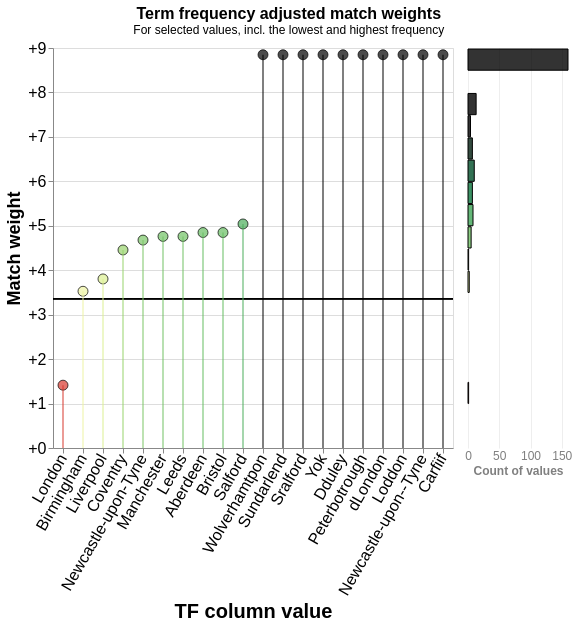

Source (notebook cell):
### Markdown cell above
## Visualise how term-frequency adjustments impact various columns in our model
When we looked at Skew earlier, we can see that `first_name`, `surname`, and `city` are all highly skewed distributions. To account for this in our model we can adjust the match weight based on the frequency at which we observe a given value in our dataset. For example "London" is a commonly observed value for `city`, and so we can slightly reduce the score for a match on that value compared to say "Swansea" or "Bristol".

The following plot shows us the top and bottom frequency values observed for the `city` column, and their associated adjustments in the model.

### Code cell
linker.visualisations.tf_adjustment_chart("city")

### Figure 1 — Vega-Lite specification as saved in the notebook (floating-point values rounded to 4 significant figures)
{"config": {"view": {"continuousWidth": 300, "continuousHeight": 300}, "params": [{"name": "gamma_sel", "bind": {"input": "select", "options": [1], "labels": ["Exact match on city (TF col: city)"], "name": "Gamma level:"}, "value": 1}]}, "hconcat": [{"layer": [{"mark": {"type": "point", "filled": true, "size": 100, "stroke": "black", "strokeWidth": 1}, "encoding": {"color": {"field": "log2_bf_tf", "scale": {"domain": [-2.5, 2.5], "scheme": "redyellowgreen"}, "title": "TF adjustment weight", "type": "quantitative"}, "tooltip": [{"field": "value", "title": "Value", "type": "nominal"}, {"field": "log2_bf", "format": "+.3", "title": "Match weight", "type": "quantitative"}, {"field": "log2_bf_tf", "format": "+.3", "title": "TF adjusted match weight", "type": "quantitative"}, {"field": "log2_bf_final", "format": "+.3", "title": "Final match weight", "type": "quantitative"}], "x": {"axis": {"labelAngle": -60, "labelFontSize": 16, "titleFontSize": 20}, "field": "value", "sort": {"field": "log2_bf_final", "order": "ascending"}, "title": "TF column value", "type": "nominal"}, "y": {"axis": {"format": "+", "labelFontSize": 16, "titleFontSize": 18, "values": [-5, -4, -3, -2, -1, 0, 1, 2, 3, 4, 5, 6, 7, 8, 9, 10, 11, 12, 13, 14, 15, 16, 17, 18, 19, 20]}, "field": "log2_bf_final", "title": "Match weight", "type": "quantitative"}}}, {"mark": "rule", "encoding": {"y": {"field": "log2_bf", "type": "quantitative"}}, "transform": [{"filter": "datum.gamma == gamma_sel"}]}, {"mark": {"type": "rule", "opacity": 0.5, "strokeWidth": 2}, "encoding": {"color": {"field": "log2_bf_tf", "legend": null, "scale": {"domain": [-2.5, 2.5], "scheme": "redyellowgreen"}, "title": "TF adjustment weight", "type": "quantitative"}, "x": {"field": "value", "sort": {"field": "log2_bf_final", "order": "ascending"}, "title": "TF column value", "type": "nominal"}, "y": {"field": "log2_bf_final", "type": "quantitative"}, "y2": {"type": "quantitative"}}, "transform": [{"filter": "datum.gamma == gamma_sel"}]}], "data": {"name": "data"}, "height": 400, "transform": [{"filter": "datum.gamma == gamma_sel"}], "width": {"step": 20}}, {"mark": {"type": "bar", "fillOpacity": 0.8, "filled": true, "stroke": "black", "strokeWidth": 1}, "data": {"name": "hist"}, "encoding": {"color": {"field": "log2_bf_tf", "legend": null, "scale": {"domain": [-2.5, 2.5], "scheme": "redyellowgreen"}, "title": "TF adjustment weight", "type": "quantitative"}, "tooltip": [{"field": "log2_bf_desc", "title": "Match weight"}, {"field": "count", "title": "Number of values"}], "x": {"axis": {"domain": false, "gridOpacity": 0.5, "labelAlign": "center", "labelFontSize": 12, "labelOpacity": 0.5, "labelOverlap": true, "ticks": false, "title": "Count of values", "titleFontSize": 12, "titleOpacity": 0.5}, "field": "count", "type": "quantitative"}, "y": {"axis": null, "bin": {"step": 0.5}, "field": "log2_bf_final", "type": "quantitative"}}, "transform": [{"filter": {"or": ["datum.gamma == gamma_sel", {"field": "gamma", "valid": false}]}}], "view": {"stroke": "transparent"}, "width": 100}], "datasets": {"data": [{"value": "Wolverhamtpon", "tf": 0.00123, "label_for_charts": "Exact match on city", "u_probability": 0.05515, "tf_col": "city", "tf_adjustment_weight": 1.0, "log2_bf": 3.361, "gamma": 1, "log2_bf_tf": 5.487, "log2_bf_final": 8.848, "most_freq_rank": 217, "least_freq_rank": 0}, {"value": "Sundarlend", "tf": 0.00123, "label_for_charts": "Exact match on city", "u_probability": 0.05515, "tf_col": "city", "tf_adjustment_weight": 1.0, "log2_bf": 3.361, "gamma": 1, "log2_bf_tf": 5.487, "log2_bf_final": 8.848, "most_freq_rank": 216, "least_freq_rank": 1}, {"value": "Sralford", "tf": 0.00123, "label_for_charts": "Exact match on city", "u_probability": 0.05515, "tf_col": "city", "tf_adjustment_weight": 1.0, "log2_bf": 3.361, "gamma": 1, "log2_bf_tf": 5.487, "log2_bf_final": 8.848, "most_freq_rank": 215, "least_freq_rank": 2}, {"value": "Yok", "tf": 0.00123, "label_for_charts": "Exact match on city", "u_probability": 0.05515, "tf_col": "city", "tf_adjustment_weight": 1.0, "log2_bf": 3.361, "gamma": 1, "log2_bf_tf": 5.487, "log2_bf_final": 8.848, "most_freq_rank": 214, "least_freq_rank": 3}, {"value": "Dduley", "tf": 0.00123, "label_for_charts": "Exact match on city", "u_probability": 0.05515, "tf_col": "city", "tf_adjustment_weight": 1.0, "log2_bf": 3.361, "gamma": 1, "log2_bf_tf": 5.487, "log2_bf_final": 8.848, "most_freq_rank": 213, "least_freq_rank": 4}, {"value": "Peterbotrough", "tf": 0.00123, "label_for_charts": "Exact match on city", "u_probability": 0.05515, "tf_col": "city", "tf_adjustment_weight": 1.0, "log2_bf": 3.361, "gamma": 1, "log2_bf_tf": 5.487, "log2_bf_final": 8.848, "most_freq_rank": 212, "least_freq_rank": 5}, {"value": "dLondon", "tf": 0.00123, "label_for_charts": "Exact match on city", "u_probability": 0.05515, "tf_col": "city", "tf_adjustment_weight": 1.0, "log2_bf": 3.361, "gamma": 1, "log2_bf_tf": 5.487, "log2_bf_final": 8.848, "most_freq_rank": 211, "least_freq_rank": 6}, {"value": "Loddon", "tf": 0.00123, "label_for_charts": "Exact match on city", "u_probability": 0.05515, "tf_col": "city", "tf_adjustment_weight": 1.0, "log2_bf": 3.361, "gamma": 1, "log2_bf_tf": 5.487, "log2_bf_final": 8.848, "most_freq_rank": 210, "least_freq_rank": 7}, {"value": "Newcastle-upon--Tyne", "tf": 0.00123, "label_for_charts": "Exact match on city", "u_probability": 0.05515, "tf_col": "city", "tf_adjustment_weight": 1.0, "log2_bf": 3.361, "gamma": 1, "log2_bf_tf": 5.487, "log2_bf_final": 8.848, "most_freq_rank": 209, "least_freq_rank": 8}, {"value": "Carfiif", "tf": 0.00123, "label_for_charts": "Exact match on city", "u_probability": 0.05515, "tf_col": "city", "tf_adjustment_weight": 1.0, "log2_bf": 3.361, "gamma": 1, "log2_bf_tf": 5.487, "log2_bf_final": 8.848, "most_freq_rank": 208, "least_freq_rank": 9}, {"value": "Salford", "tf": 0.01722, "label_for_charts": "Exact match on city", "u_probability": 0.05515, "tf_col": "city", "tf_adjustment_weight": 1.0, "log2_bf": 3.361, "gamma": 1, "log2_bf_tf": 1.679, "log2_bf_final": 5.041, "most_freq_rank": 9, "least_freq_rank": 208}, {"value": "Aberdeen", "tf": 0.01968, "label_for_charts": "Exact match on city", "u_probability": 0.05515, "tf_col": "city", "tf_adjustment_weight": 1.0, "log2_bf": 3.361, "gamma": 1, "log2_bf_tf": 1.487, "log2_bf_final": 4.848, "most_freq_rank": 8, "least_freq_rank": 209}, {"value": "Bristol", "tf": 0.01968, "label_for_charts": "Exact match on city", "u_probability": 0.05515, "tf_col": "city", "tf_adjustment_weight": 1.0, "log2_bf": 3.361, "gamma": 1, "log2_bf_tf": 1.487, "log2_bf_final": 4.848, "most_freq_rank": 7, "least_freq_rank": 210}, {"value": "Manchester", "tf": 0.02091, "label_for_charts": "Exact match on city", "u_probability": 0.05515, "tf_col": "city", "tf_adjustment_weight": 1.0, "log2_bf": 3.361, "gamma": 1, "log2_bf_tf": 1.399, "log2_bf_final": 4.761, "most_freq_rank": 6, "least_freq_rank": 211}, {"value": "Leeds", "tf": 0.02091, "label_for_charts": "Exact match on city", "u_probability": 0.05515, "tf_col": "city", "tf_adjustment_weight": 1.0, "log2_bf": 3.361, "gamma": 1, "log2_bf_tf": 1.399, "log2_bf_final": 4.761, "most_freq_rank": 5, "least_freq_rank": 212}, {"value": "Newcastle-upon-Tyne", "tf": 0.02214, "label_for_charts": "Exact match on city", "u_probability": 0.05515, "tf_col": "city", "tf_adjustment_weight": 1.0, "log2_bf": 3.361, "gamma": 1, "log2_bf_tf": 1.317, "log2_bf_final": 4.678, "most_freq_rank": 4, "least_freq_rank": 213}, {"value": "Coventry", "tf": 0.02583, "label_for_charts": "Exact match on city", "u_probability": 0.05515, "tf_col": "city", "tf_adjustment_weight": 1.0, "log2_bf": 3.361, "gamma": 1, "log2_bf_tf": 1.094, "log2_bf_final": 4.456, "most_freq_rank": 3, "least_freq_rank": 214}, {"value": "Liverpool", "tf": 0.04059, "label_for_charts": "Exact match on city", "u_probability": 0.05515, "tf_col": "city", "tf_adjustment_weight": 1.0, "log2_bf": 3.361, "gamma": 1, "log2_bf_tf": 0.4422, "log2_bf_final": 3.804, "most_freq_rank": 2, "least_freq_rank": 215}, {"value": "Birmingham", "tf": 0.0492, "label_for_charts": "Exact match on city", "u_probability": 0.05515, "tf_col": "city", "tf_adjustment_weight": 1.0, "log2_bf": 3.361, "gamma": 1, "log2_bf_tf": 0.1646, "log2_bf_final": 3.526, "most_freq_rank": 1, "least_freq_rank": 216}, {"value": "London", "tf": 0.2128, "label_for_charts": "Exact match on city", "u_probability": 0.05515, "tf_col": "city", "tf_adjustment_weight": 1.0, "log2_bf": 3.361, "gamma": 1, "log2_bf_tf": -1.948, "log2_bf_final": 1.413, "most_freq_rank": 0, "least_freq_rank": 217}], "hist": [{"gamma": 1, "log2_bf": 3.361, "count": 1, "log2_bf_tf": -1.948, "bin_start": 1.0, "bin_end": 1.5, "log2_bf_final": 1.25, "log2_bf_desc": "1.0-1.5"}, {"gamma": 1, "log2_bf": 3.361, "count": 2, "log2_bf_tf": 0.3034, "bin_start": 3.5, "bin_end": 4.0, "log2_bf_final": 3.75, "log2_bf_desc": "3.5-4.0"}, {"gamma": 1, "log2_bf": 3.361, "count": 1, "log2_bf_tf": 1.094, "bin_start": 4.0, "bin_end": 4.5, "log2_bf_final": 4.25, "log2_bf_desc": "4.0-4.5"}, {"gamma": 1, "log2_bf": 3.361, "count": 5, "log2_bf_tf": 1.418, "bin_start": 4.5, "bin_end": 5.0, "log2_bf_final": 4.75, "log2_bf_desc": "4.5-5.0"}, {"gamma": 1, "log2_bf": 3.361, "count": 8, "log2_bf_tf": 1.789, "bin_start": 5.0, "bin_end": 5.5, "log2_bf_final": 5.25, "log2_bf_desc": "5.0-5.5"}, {"gamma": 1, "log2_bf": 3.361, "count": 7, "log2_bf_tf": 2.346, "bin_start": 5.5, "bin_end": 6.0, "log2_bf_final": 5.75, "log2_bf_desc": "5.5-6.0"}, {"gamma": 1, "log2_bf": 3.361, "count": 10, "log2_bf_tf": 2.768, "bin_start": 6.0, "bin_end": 6.5, "log2_bf_final": 6.25, "log2_bf_desc": "6.0-6.5"}, {"gamma": 1, "log2_bf": 3.361, "count": 7, "log2_bf_tf": 3.303, "bin_start": 6.5, "bin_end": 7.0, "log2_bf_final": 6.75, "log2_bf_desc": "6.5-7.0"}, {"gamma": 1, "log2_bf": 3.361, "count": 4, "log2_bf_tf": 3.902, "bin_start": 7.0, "bin_end": 7.5, "log2_bf_final": 7.25, "log2_bf_desc": "7.0-7.5"}, {"gamma": 1, "log2_bf": 3.361, "count": 13, "log2_bf_tf": 4.487, "bin_start": 7.5, "bin_end": 8.0, "log2_bf_final": 7.75, "log2_bf_desc": "7.5-8.0"}, {"gamma": 1, "log2_bf": 3.361, "count": 160, "log2_bf_tf": 5.487, "bin_start": 8.5, "bin_end": 9.0, "log2_bf_final": 8.75, "log2_bf_desc": "8.5-9.0"}]}, "resolve": {"scale": {"color": "shared", "y": "shared"}}, "spacing": 10, "title": {"text": "Term frequency adjusted match weights", "anchor": "middle", "fontSize": 16, "subtitle": "For selected values, incl. the lowest and highest frequency"}, "$schema": "https://vega.github.io/schema/vega-lite/v5.9.3.json"}
